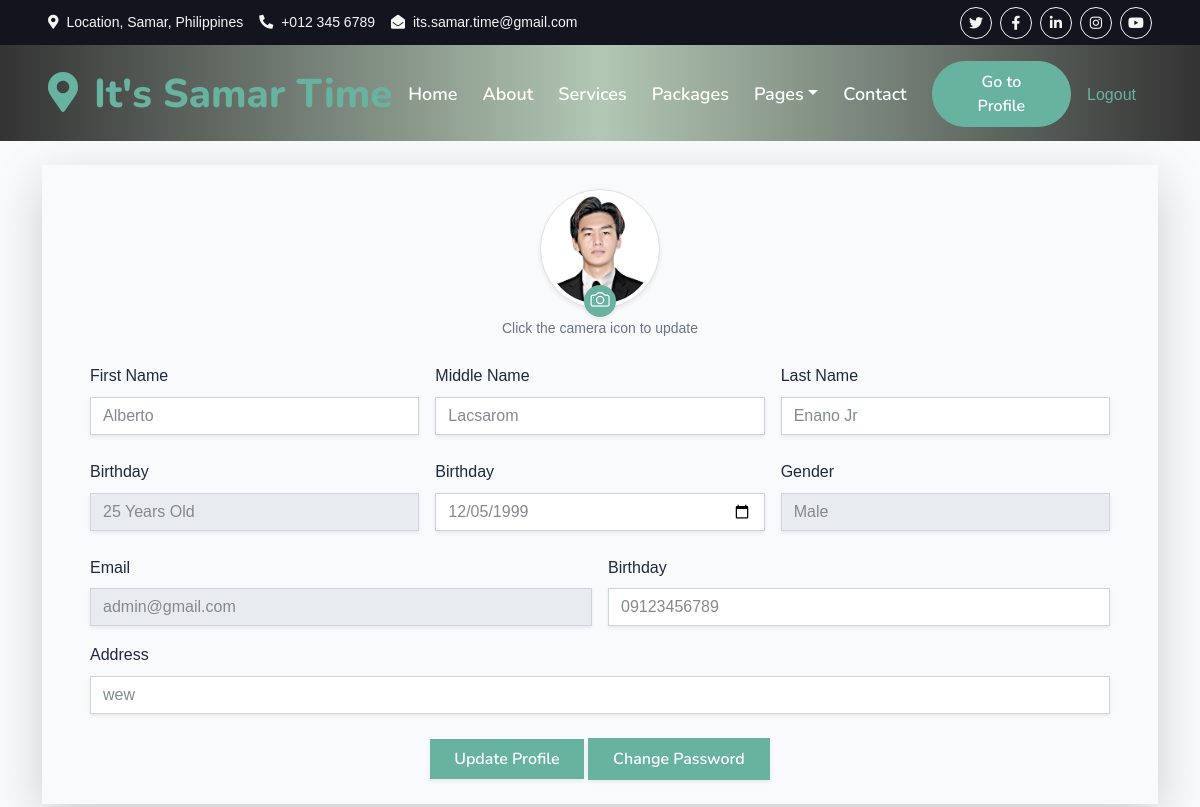
The app's page /editprofile.php (signed in) with its own data.
### tables this page shows
CREATE TABLE `user` (
  `Userid` int(11) NOT NULL,
  `Fname` varchar(50) NOT NULL,
  `Mname` varchar(50) DEFAULT NULL,
  `Lname` varchar(50) NOT NULL,
  `Birthday` date NOT NULL,
  `Gender` varchar(10) NOT NULL,
  `Email` varchar(100) NOT NULL,
  `Password` varchar(255) NOT NULL,
  `ContactNo` varchar(20) NOT NULL,
  `Address` text NOT NULL,
  `Profilepic` varchar(255) DEFAULT NULL,
  `created_at` timestamp NOT NULL DEFAULT current_timestamp()
);

### editprofile.php (the view, shortened to what this page needs)
<?php
$host = 'localhost';
$dbname = 'sql_db';
$username = 'root';
$password = '';
try {
    $pdo = new PDO("mysql:host=$host;dbname=$dbname", $username, $password);
    $pdo->setAttribute(PDO::ATTR_ERRMODE, PDO::ERRMODE_EXCEPTION);
} catch (PDOException $e) {
    die("Could not connect to the database: " . $e->getMessage());
}
$Userid = $_SESSION['Userid'];
$query = "SELECT * FROM user WHERE Userid = ?";
$stmt = $pdo->prepare($query);
$stmt->execute([$Userid]);
$user = $stmt->fetch();
?>
<!DOCTYPE html>
<html lang="en">
<head>
    <link href="https://cdnjs.cloudflare.com/ajax/libs/font-awesome/5.10.0/css/all.min.css" rel="stylesheet">
    <link href="https://cdn.jsdelivr.net/npm/bootstrap-icons@1.4.1/font/bootstrap-icons.css" rel="stylesheet">
    <link href="lib/animate/animate.min.css" rel="stylesheet">
    <link href="lib/owlcarousel/assets/owl.carousel.min.css" rel="stylesheet">
    <link href="lib/tempusdominus/css/tempusdominus-bootstrap-4.min.css" rel="stylesheet" />
    <link href="css/bootstrap.min.css" rel="stylesheet">
    <link href="css/style.css" rel="stylesheet">
    <link href="css/modal.css" rel="stylesheet">
    <link rel="stylesheet" href="admin/css/profile.css" />
</head>
<body>
    <div class="container-fluid bg-dark px-5 d-none d-lg-block">
        <div class="row gx-0">
            <div class="col-lg-8 text-center text-lg-start mb-2 mb-lg-0">
                <div class="d-inline-flex align-items-center" style="height: 45px;">
                    <small class="me-3 text-light"><i class="fa fa-map-marker-alt me-2"></i>Location, Samar, Philippines</small>
                    <small class="me-3 text-light"><i class="fa fa-phone-alt me-2"></i>+012 345 6789</small>
                    <small class="text-light"><i class="fa fa-envelope-open me-2"></i>its.samar.time@gmail.com</small>
                </div>
            </div>
            <div class="col-lg-4 text-center text-lg-end">
                <div class="d-inline-flex align-items-center" style="height: 45px;">
                    <a class="btn btn-sm btn-outline-light btn-sm-square rounded-circle me-2" href=""><i class="fab fa-twitter fw-normal"></i></a>
                    <a class="btn btn-sm btn-outline-light btn-sm-square rounded-circle me-2" href=""><i class="fab fa-facebook-f fw-normal"></i></a>
                    <a class="btn btn-sm btn-outline-light btn-sm-square rounded-circle me-2" href=""><i class="fab fa-linkedin-in fw-normal"></i></a>
                    <a class="btn btn-sm btn-outline-light btn-sm-square rounded-circle me-2" href=""><i class="fab fa-instagram fw-normal"></i></a>
                    <a class="btn btn-sm btn-outline-light btn-sm-square rounded-circle" href=""><i class="fab fa-youtube fw-normal"></i></a>
                </div>
            </div>
        </div>
    </div>
    <div class="container-fluid position-relative p-0" style="background: linear-gradient(to right, #333333, #B2C7B4, #333333); backdrop-filter: blur(20px);">
    <nav class="navbar navbar-expand-lg navbar-light px-4 px-lg-5 py-3 py-lg-0">
        <a href="" class="navbar-brand p-0">
            <h1 class="text-primary m-0"><i class="fa fa-map-marker-alt me-3"></i>It's Samar Time</h1>
        </a>
        <div class="collapse navbar-collapse" id="navbarCollapse">
            <div class="navbar-nav ms-auto py-0">
                <a href="index.php" class="nav-item nav-link">Home</a>
                <a href="about.php" class="nav-item nav-link">About</a>
                <a href="service.php" class="nav-item nav-link">Services</a>
                <a href="package.php" class="nav-item nav-link">Packages</a>
                <div class="nav-item dropdown">
                    <a href="#" class="nav-link dropdown-toggle" data-bs-toggle="dropdown">Pages</a>
                </div>
                <a href="contact.php" class="nav-item nav-link">Contact</a>
            </div>
            <?php if (!isset($_SESSION['Userid'])): ?>
                <button class="modal-btn btn btn-primary rounded-pill py-2 px-4" onclick="openModal()">Sign In</button>
            <?php else: ?>
                <a href="profile.php?id=<?php echo $_SESSION['Userid']; ?>" class="btn btn-primary rounded-pill py-2 px-4">Go to Profile</a>
                <a href="Logout.php" class="nav-item nav-link">Logout</a>
            <?php endif; ?>
        </div>
    </nav>
    <div class="py-5 mb-4"></div>
</div>
<div class="container mt-2">
    <div class="shadow-lg">
        <div class="card-body px-5 py-4">
            <form method="POST" enctype="multipart/form-data">
                <div class="text-center mb-4">
                    <div class="position-relative d-inline-block">
                        <img
                            src="<?php echo $user['Profilepic'] ? $user['Profilepic'] : 'img/default-user.jpg'; ?>"
                            alt="Profile Picture"
                            class="rounded-circle shadow-sm border mb-2 img-thumbnail"
                            style="width: 120px; height: 120px; object-fit: cover;"
                        >
                        <label for="Profilepic" class="position-absolute bottom-0 start-50 translate-middle-x bg-primary text-white rounded-circle shadow-sm"
                            style="width: 32px; height: 32px; line-height: 32px; text-align: center; cursor: pointer;">
                            <i class="bi bi-camera"></i>
                        </label>
                    </div>
                    <p class="text-muted small">Click the camera icon to update</p>
                </div>
                <div class="row g-3">
                    <div class="col-md-4">
                        <label for="Fname" class="form-label">First Name</label>
                        <input type="text" class="form-control shadow-sm" id="Fname" name="Fname" value="<?php echo htmlspecialchars($user['Fname']); ?>" required>
                    </div>
                    <div class="col-md-4">
                        <label for="Mname" class="form-label">Middle Name</label>
                        <input type="text" class="form-control shadow-sm" id="Mname" name="Mname" value="<?php echo htmlspecialchars($user['Mname']); ?>">
                    </div>
                    <div class="col-md-4">
                        <label for="Lname" class="form-label">Last Name</label>
                        <input type="text" class="form-control shadow-sm" id="Lname" name="Lname" value="<?php echo htmlspecialchars($user['Lname']); ?>" required>
                    </div>
                </div>
                <div class="row g-3 mt-2">
                    <div class="col-md-4">
                        <label for="age" class="form-label">Birthday</label>
                        <input type="text" class="form-control shadow-sm" id="age" name="age" value="Years Old" readonly>
                    </div>
                    <div class="col-md-4">
                        <label for="Birthday" class="form-label">Birthday</label>
                        <input type="date" class="form-control shadow-sm" id="Birthday" name="Birthday" value="<?php echo htmlspecialchars($user['Birthday']); ?>" required>
                    </div>
                    <div class="col-md-4">
                        <label for="Gender" class="form-label">Gender</label>
                        <input type="text" class="form-control shadow-sm" id="Gender" name="Gender" value="<?php echo htmlspecialchars($user['Gender']); ?>" readonly>
                    </div>
                </div>
                <div class="row g-3 mt-2">
                    <div class="col-md-6">
                        <label for="Email" class="form-label">Email</label>
                        <input type="email" class="form-control shadow-sm" id="Email" name="Email" value="<?php echo htmlspecialchars($user['Email']); ?>" readonly>
                    </div>
                    <div class="col-md-6">
                        <label for="ContactNo" class="form-label">Birthday</label>
                        <input type="number" class="form-control shadow-sm" id="ContactNo" name="ContactNo" value="<?php echo htmlspecialchars($user['ContactNo']); ?>" required>
                    </div>
                </div>
                <div class="mt-3">
                    <label for="Address" class="form-label">Address</label>
                    <input type="text" class="form-control shadow-sm" id="Address" name="Address" value="<?php echo htmlspecialchars($user['Address']); ?>" required>
                </div>
                <div class="text-center mt-4">
                    <button type="submit" class="btn btn-primary px-4 py-2 shadow-sm">Update Profile</button>
                    <a href="editpassword.php?id=<?php echo $_SESSION['Userid']; ?>" class="btn btn-primary px-4 py-2 shadow-sm">Change Password</a>
                </div>
            </form>
        </div>
    </div>
</div>
<br>
</body>
</html>

### css/style.css (style rules this page uses)
:root { --primary: #3a8595; --secondary: #FE8800; --light: #F5F5F5; --dark: #14141F; }
.btn { font-family: 'Nunito', sans-serif; font-weight: 600; transition: .5s; }
.btn.btn-primary, .btn.btn-secondary { color: #FFFFFF; }
.btn-sm-square { width: 32px; height: 32px; }
.btn-square, .btn-sm-square, .btn-lg-square { padding: 0; display: flex; align-items: center; justify-content: center; font-weight: normal; border-radius: 0px; }
.navbar-light .navbar-nav .nav-link { font-family: 'Nunito', sans-serif; position: relative; margin-right: 25px; padding: 35px 0; color: #FFFFFF !important; font-size: 18px; font-weight: 600; outline: none; transition: .5s; }
@media (min-width: 992px) { .navbar-light { position: absolute; width: 100%; top: 0; left: 0; border-bottom: 1px solid rgba(256, 256, 256, .1); z-index: 999; } }
@media (min-width: 992px) { .navbar-light .navbar-nav .nav-link::before { position: absolute; content: ""; width: 0; height: 2px; bottom: -1px; left: 50%; background: var(--primary); transition: .5s; } }

### css/modal.css (style rules this page uses)
* { margin: 0; padding: 0; box-sizing: border-box; font-family: Arial, sans-serif; }

### admin/css/profile.css (style rules this page uses)
* { margin: 0; padding: 0; box-sizing: border-box; }
body { font-family: 'Arial', sans-serif; background-color: #f8fafc; color: #1e293b; line-height: 1.6; }

### editprofile.php (style rules this page uses)
button.btn-primary { background-color: #68B2A0; border: none; }
.bi-camera { font-size: 1.2rem; }

### records on screen
user: Profilepic (picture), Fname "Alberto", Mname "Lacsarom", Lname "Enano Jr", Birthday "12/05/1999", Gender "Male", Email "admin@gmail.com", ContactNo "09123456789", Address "wew"
